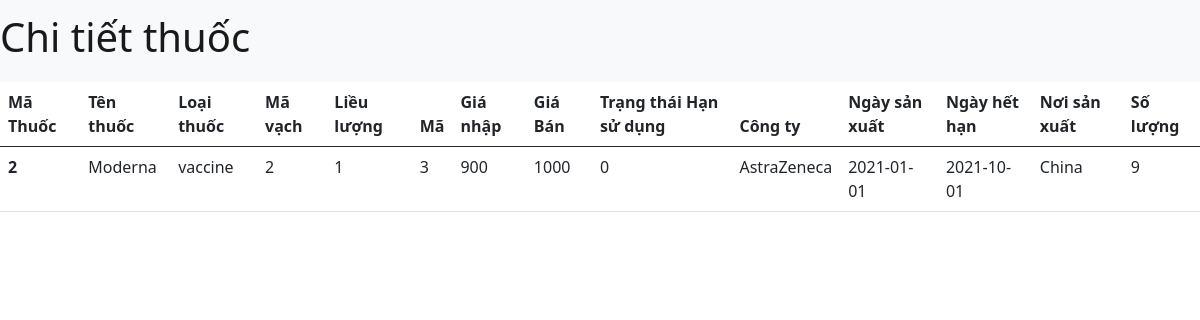
Screenshot of /detail.php?id=2 with the database file from the repository.
### tables this page shows
CREATE TABLE `drugs` (
  `id` int(11) NOT NULL,
  `name` varchar(100) NOT NULL,
  `type` varchar(100) NOT NULL,
  `barcode` int(11) NOT NULL,
  `dose` int(11) NOT NULL,
  `code` int(11) NOT NULL,
  `cost_price` float NOT NULL,
  `selling_pricve` float NOT NULL,
  `expiry` tinyint(1) NOT NULL,
  `company_name` varchar(100) NOT NULL,
  `production_date` date NOT NULL,
  `expiration_date` date NOT NULL,
  `place` varchar(100) DEFAULT NULL,
  `quantity` int(11) NOT NULL
);

### src/detail.php (the view)
<?php
include 'header.php';
$id = $_GET['id'];
?>
<body>
    <div class="navbar navbar-light bg-light justify-content-between">
        <a class="navbar-brand" href="">
            <h1>Chi tiết thuốc</h1>
        </a>
    </div>
    <main>
        <table class="table">
            <thead>
                <tr>
                    <th scope="col">Mã Thuốc</th>
                    <th scope="col">Tên thuốc</th>
                    <th scope="col">Loại thuốc</th>
                    <th scope="col">Mã vạch</th>
                    <th scope="col">Liều lượng</th>
                    <th scope="col">Mã</th>
                    <th scope="col">Giá nhập</th>
                    <th scope="col">Giá Bán</th>
                    <th scope="col">Trạng thái Hạn sử dụng</th>
                    <th scope="col">Công ty</th>
                    <th scope="col">Ngày sản xuất</th>
                    <th scope="col">Ngày hết hạn</th>
                    <th scope="col">Nơi sản xuất</th>
                    <th scope="col">Số lượng</th>
                </tr>
            </thead>
            <tbody>
                <?php
                include 'config.php';
                $sql = "SELECT * from drugs where id = $id";
                $result = mysqli_query($conn, $sql);
                $count = mysqli_num_rows($result);
                if ($count > 0) {
                    while ($row = mysqli_fetch_assoc($result)) {
                        echo '<tr>';
                        echo '<th scope="row">' . $row['id'] . '</th>';
                        echo '<td>' . $row['name'] . '</td>';
                        echo '<td>' . $row['type'] . '</td>';
                        echo '<td>' . $row['barcode'] . '</td>';
                        echo '<td>' . $row['dose'] . '</td>';
                        echo '<td>' . $row['code'] . '</td>';
                        echo '<td>' . $row['cost_price'] . '</td>';
                        echo '<td>' . $row['selling_pricve'] . '</td>';
                        echo '<td>' . $row['expiry'] . '</td>';
                        echo '<td>' . $row['company_name'] . '</td>';
                        echo '<td>' . $row['production_date'] . '</td>';
                        echo '<td>' . $row['expiration_date'] . '</td>';
                        echo '<td>' . $row['place'] . '</td>';
                        echo '<td>' . $row['quantity'] . '</td>';
                        echo '</tr>';
                    }
                }
                ?>
            </tbody>
        </table>
    </main>
</body>
</html>

### rows the page displays
drugs: id "2", name "Moderna", type "vaccine", barcode "2", dose "1", code "3", cost_price "900", selling_pricve "1000", expiry "0", company_name "AstraZeneca", production_date "2021-01-01", expiration_date "2021-10-01", place "China", quantity "9"
